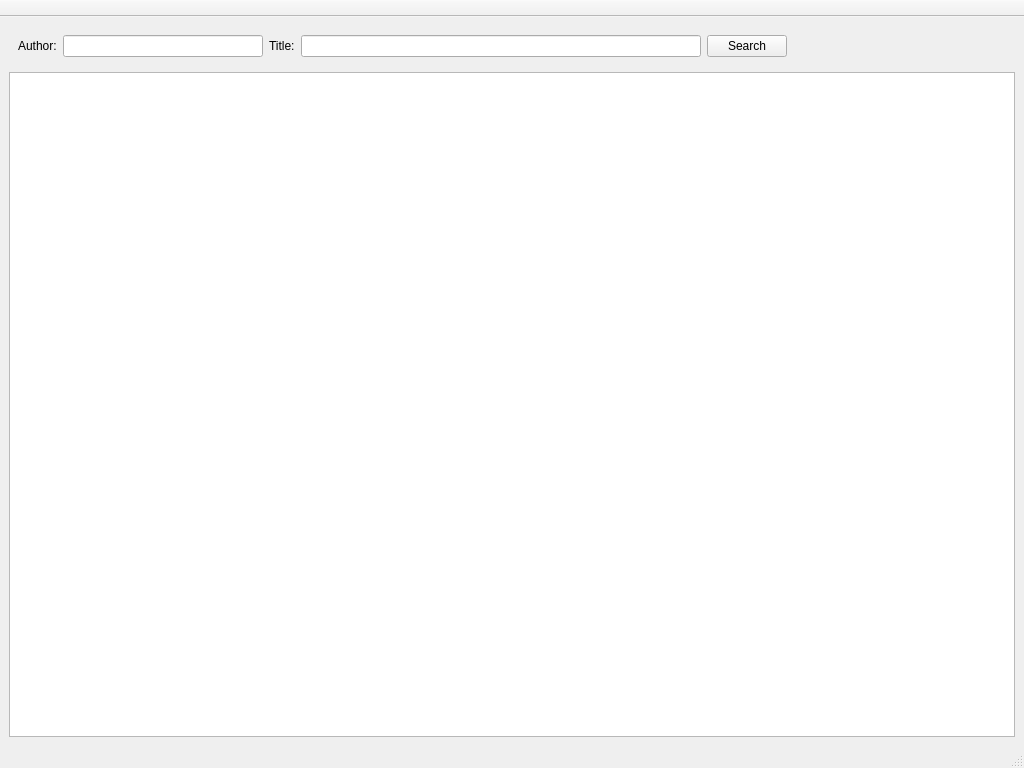
<?xml version="1.0" encoding="UTF-8"?>
<ui version="4.0">
 <class>MainWindow</class>
 <widget class="QMainWindow" name="MainWindow">
  <property name="geometry">
   <rect>
    <x>0</x>
    <y>0</y>
    <width>1024</width>
    <height>768</height>
   </rect>
  </property>
  <property name="windowTitle">
   <string>libgenx - Library Genesis Explorer</string>
  </property>
  <widget class="QWidget" name="centralwidget">
   <layout class="QVBoxLayout" name="verticalLayout">
    <item alignment="Qt::AlignLeft">
     <widget class="QWidget" name="input" native="true">
      <property name="maximumSize">
       <size>
        <width>16777215</width>
        <height>40</height>
       </size>
      </property>
      <layout class="QHBoxLayout" name="horizontalLayout">
       <item>
        <widget class="QLabel" name="labelAuthor">
         <property name="text">
          <string>Author:</string>
         </property>
        </widget>
       </item>
       <item>
        <widget class="QLineEdit" name="inAuthor">
         <property name="minimumSize">
          <size>
           <width>200</width>
           <height>0</height>
          </size>
         </property>
         <property name="maximumSize">
          <size>
           <width>200</width>
           <height>16777215</height>
          </size>
         </property>
        </widget>
       </item>
       <item>
        <widget class="QLabel" name="labelTitle">
         <property name="text">
          <string>Title:</string>
         </property>
        </widget>
       </item>
       <item>
        <widget class="QLineEdit" name="inTitle">
         <property name="minimumSize">
          <size>
           <width>400</width>
           <height>0</height>
          </size>
         </property>
         <property name="maximumSize">
          <size>
           <width>400</width>
           <height>16777215</height>
          </size>
         </property>
        </widget>
       </item>
       <item>
        <widget class="QPushButton" name="buttonSearch">
         <property name="text">
          <string>Search</string>
         </property>
        </widget>
       </item>
      </layout>
     </widget>
    </item>
    <item>
     <widget class="QTableWidget" name="output">
      <property name="sizePolicy">
       <sizepolicy hsizetype="Preferred" vsizetype="Preferred">
        <horstretch>0</horstretch>
        <verstretch>0</verstretch>
       </sizepolicy>
      </property>
      <property name="minimumSize">
       <size>
        <width>1000</width>
        <height>650</height>
       </size>
      </property>
     </widget>
    </item>
   </layout>
  </widget>
  <widget class="QStatusBar" name="statusbar"/>
  <widget class="QToolBar" name="toolbar">
   <property name="windowTitle">
    <string>toolBar</string>
   </property>
   <property name="movable">
    <bool>false</bool>
   </property>
   <property name="iconSize">
    <size>
     <width>32</width>
     <height>32</height>
    </size>
   </property>
   <property name="floatable">
    <bool>false</bool>
   </property>
   <attribute name="toolBarArea">
    <enum>TopToolBarArea</enum>
   </attribute>
   <attribute name="toolBarBreak">
    <bool>false</bool>
   </attribute>
  </widget>
 </widget>
 <resources/>
 <connections/>
</ui>
